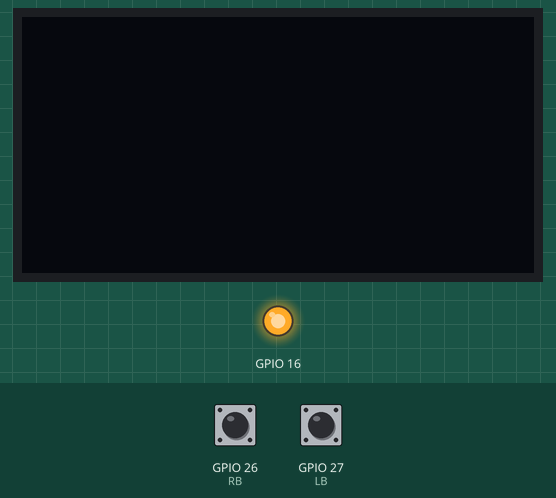
The sketch below on a simulated ESP32. Parts: 128×64 one-colour display, output pins drawn as LEDs (lit = HIGH). The test bench sets the inputs (shaded band); at power-on: GPIO 26 (RB) HIGH, GPIO 27 (LB) HIGH.

Above: at 1.2 s.
1.3 s: GPIO 26 (RB) pulled LOW for 0.15 s
At 2.6 s:
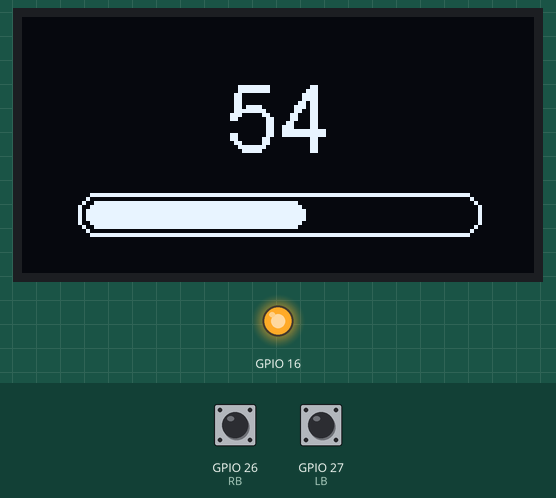
2.9 s: GPIO 27 (LB) pulled LOW for 1 s
At 4.5 s:
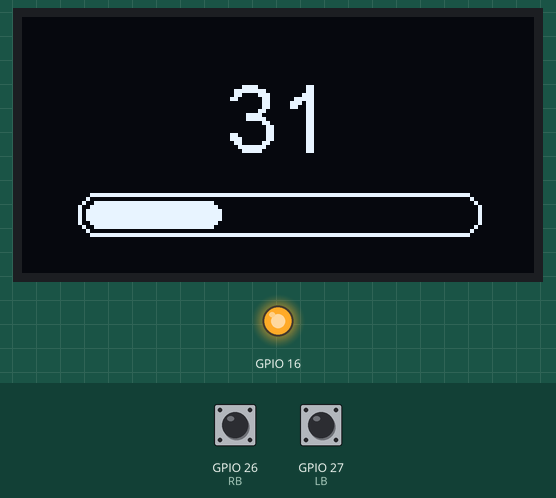
5.4 s: GPIO 27 (LB) pulled LOW for 0.15 s
At 6.7 s:
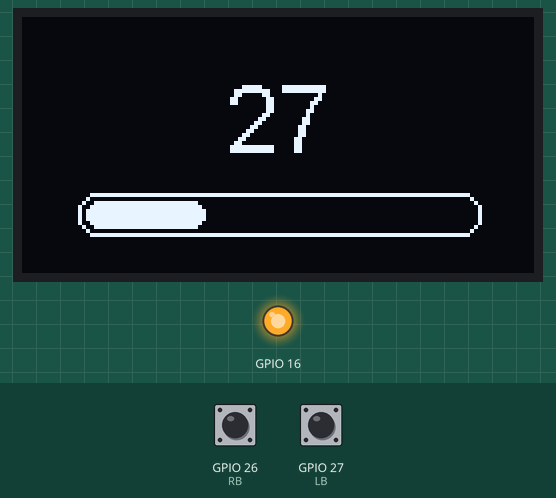
7.0 s: GPIO 26 (RB) pulled LOW for 3.2 s
At 10.5 s:
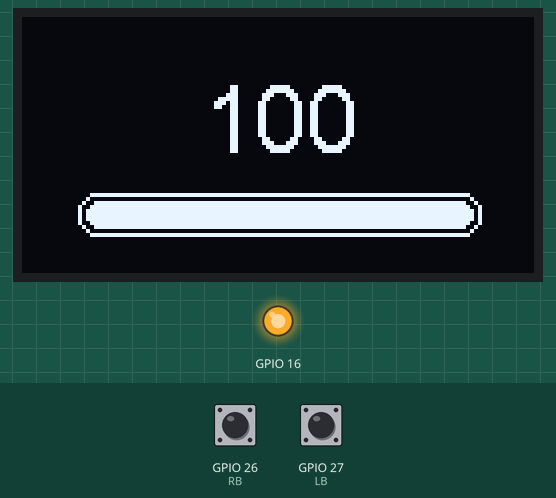

The sketch:

Progress_bar.ino
```cpp
#include "SSD1306Wire.h"
SSD1306Wire display(0x3c, 4, 15, GEOMETRY_128_64);

const int LB = 27;
const int RB = 26;

int x = 50;

void setup() {

  pinMode(LB, INPUT_PULLUP); pinMode(RB, INPUT_PULLUP);

  pinMode(16, OUTPUT); digitalWrite(16, LOW); delay(50); digitalWrite(16, HIGH);
  display.init();
  display.flipScreenVertically();
  display.setTextAlignment(TEXT_ALIGN_CENTER);
  display.setFont(ArialMT_Plain_24);
 // display.drawString(64, 22, "Press any button to start");

}

void loop() {

  while (digitalRead(RB) == LOW) {
    if (x < 100) {
      x = x + 1;
      display.clear();
      display.drawString(64, 12, String(x));
      display.drawProgressBar(14, 44, 100, 10, x);
      display.display();
      delay(30);
    }
  }
  while (digitalRead(LB) == LOW) {
    if (x > 0) {
      x = x - 1;
      display.clear();
      display.drawString(64, 12, String(x));
      display.drawProgressBar(14, 44, 100, 10, x);
      display.display();
      delay(30);
    }
  }
}
```

Measured:
- after the input at 1.3 s, the display: first changes at once (image 1 shows a later state)
- after the input at 2.9 s, the display: first changes at once (image 2 shows a later state)
- after the input at 5.4 s, the display: first changes at once (image 3 shows a later state)
- after the input at 7.0 s, the display: first changes at once (image 4 shows a later state)
